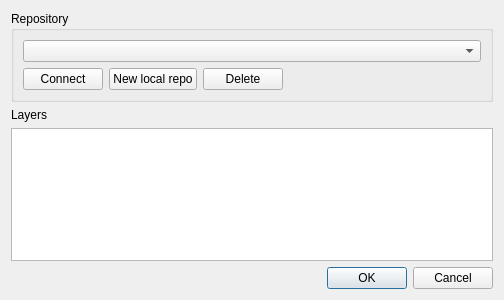
<?xml version="1.0" encoding="UTF-8"?>
<ui version="4.0">
 <class>GeoGigLayerDialog</class>
 <widget class="QDialog" name="GeoGigLayerDialog">
  <property name="geometry">
   <rect>
    <x>0</x>
    <y>0</y>
    <width>504</width>
    <height>300</height>
   </rect>
  </property>
  <property name="windowTitle">
   <string>Add layer from GeoGig repository</string>
  </property>
  <layout class="QVBoxLayout" name="verticalLayout_2">
   <item>
    <widget class="QGroupBox" name="groupBox">
     <property name="title">
      <string>Repository</string>
     </property>
     <layout class="QVBoxLayout" name="verticalLayout">
      <item>
       <widget class="QComboBox" name="repoBox"/>
      </item>
      <item>
       <layout class="QHBoxLayout" name="horizontalLayout">
        <item>
         <widget class="QPushButton" name="connectButton">
          <property name="sizePolicy">
           <sizepolicy hsizetype="Maximum" vsizetype="Fixed">
            <horstretch>0</horstretch>
            <verstretch>0</verstretch>
           </sizepolicy>
          </property>
          <property name="text">
           <string>Connect</string>
          </property>
         </widget>
        </item>
        <item>
         <widget class="QPushButton" name="newLocalRepoButton">
          <property name="sizePolicy">
           <sizepolicy hsizetype="Maximum" vsizetype="Fixed">
            <horstretch>0</horstretch>
            <verstretch>0</verstretch>
           </sizepolicy>
          </property>
          <property name="text">
           <string>New local repo</string>
          </property>
         </widget>
        </item>
        <item>
         <widget class="QPushButton" name="deleteButton">
          <property name="text">
           <string>Delete</string>
          </property>
         </widget>
        </item>
        <item>
         <spacer name="horizontalSpacer">
          <property name="orientation">
           <enum>Qt::Horizontal</enum>
          </property>
          <property name="sizeHint" stdset="0">
           <size>
            <width>40</width>
            <height>20</height>
           </size>
          </property>
         </spacer>
        </item>
       </layout>
      </item>
     </layout>
    </widget>
   </item>
   <item>
    <widget class="QLabel" name="label">
     <property name="text">
      <string>Layers</string>
     </property>
    </widget>
   </item>
   <item>
    <widget class="QListWidget" name="layersList"/>
   </item>
   <item>
    <widget class="QDialogButtonBox" name="buttonBox">
     <property name="orientation">
      <enum>Qt::Horizontal</enum>
     </property>
     <property name="standardButtons">
      <set>QDialogButtonBox::Cancel|QDialogButtonBox::Ok</set>
     </property>
    </widget>
   </item>
  </layout>
 </widget>
 <resources/>
 <connections/>
</ui>
